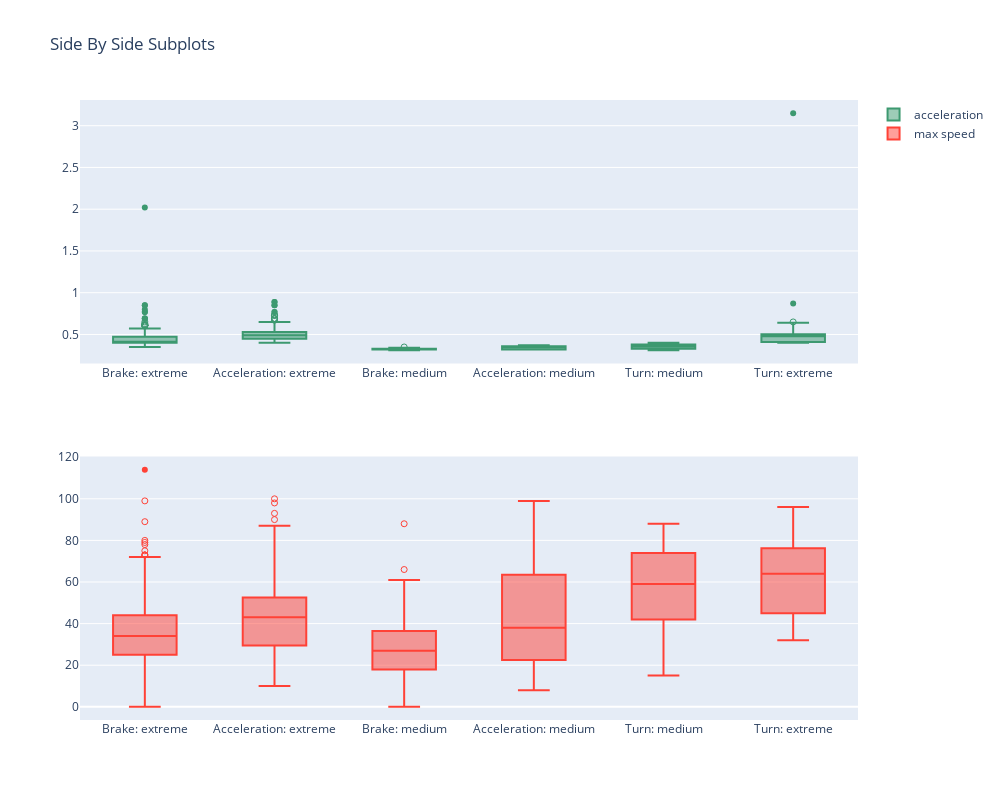

Notebook code cell kept with this figure:
### Code cell
fig = make_subplots(rows = 2, cols = 1)

fig.add_trace(go.Box(
    x=df[df.reg_no == vh].violation.values,
    y=sample.value_g.values,
    name='acceleration',
    marker_color='#3D9970',boxpoints='suspectedoutliers'
), row=1, col=1)

fig.add_trace(go.Box(
    x=sample.violation.values,
    y=sample.max_speed_kmhr.values,
    name='max speed',
    marker_color='#FF4136',boxpoints='suspectedoutliers'
), row=2, col=1)


fig.update_layout(height=800, width=1000, 
                  title_text="Boxplot of Max Speed & Acceleration Value across Violation Types)
fig.show()
#fig.update_layout(
#    yaxis_title='normalized moisture',
#    boxmode='group' # group together boxes of the different traces for each value of x
#)

### Figure 1 — Plotly figure (JSON) as saved in the notebook; plotly's stock layout.template omitted (floating-point values rounded to 4 significant figures; data arrays with more than 128 entries replaced by an {"elided": "..."} marker saying what was removed)
{"data": [{"boxpoints": "suspectedoutliers", "marker": {"color": "#3D9970"}, "name": "acceleration", "type": "box", "x": {"elided": "689 str values"}, "xaxis": "x", "y": {"elided": "689 float values"}, "yaxis": "y"}, {"boxpoints": "suspectedoutliers", "marker": {"color": "#FF4136"}, "name": "max speed", "type": "box", "x": {"elided": "689 str values"}, "xaxis": "x2", "y": {"elided": "689 int values"}, "yaxis": "y2"}], "layout": {"height": 800, "title": {"text": "Side By Side Subplots"}, "width": 1000, "xaxis": {"anchor": "y", "domain": [0, 1]}, "xaxis2": {"anchor": "y2", "domain": [0, 1]}, "yaxis": {"anchor": "x", "domain": [0.575, 1]}, "yaxis2": {"anchor": "x2", "domain": [0, 0.425]}}}
